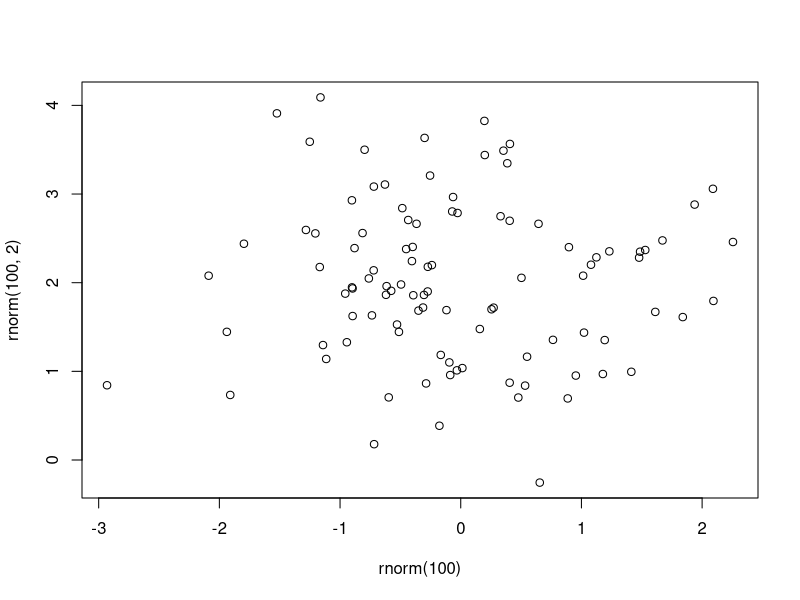

Generate this figure with R:
## ---- chunk 1
1 + 1
## ---- chunk 2
#| echo: false
2 * 2
## ---- chunk 3

plot(rnorm(100), rnorm(100, 2))

